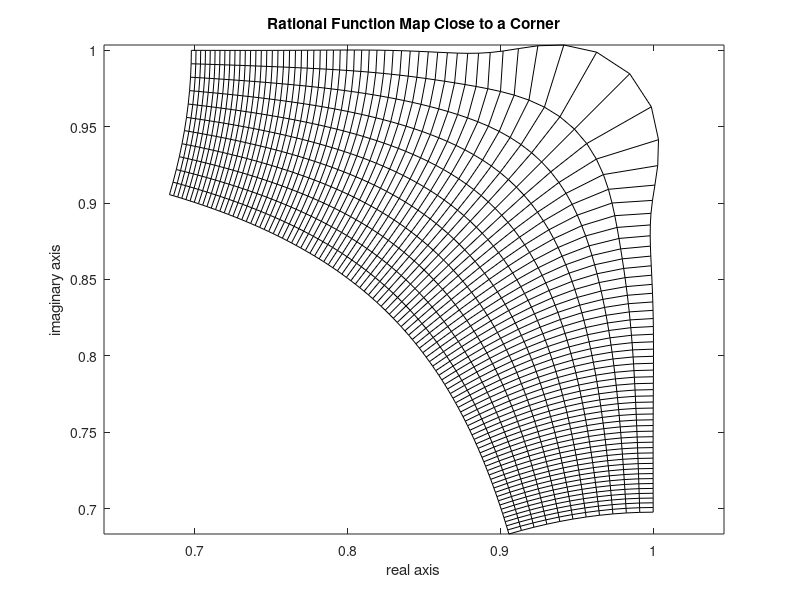

Recreate this plot in MATLAB.
function [ctop,cbot]=makratsq      
% Example:  [ctop,cbot]=makratsq
% ~~~~~~~~~~~~~~~~~~
% Create a rational function map of a unit disk 
% onto a square.
%
% User m functions required: 
%    sqmp, ratcof, raterp

disp(' '); 
disp('RATIONAL FUNCTION MAPPING OF A CIRCULAR');
disp('        DISK ONTO A SQUARE'); disp(' ');
disp('Calculating'); disp(' ');

% Generate boundary points given by the 
% Schwarz-Christoffel transformation
nsc=501; np=401; ntop=10; nbot=10;
z=exp(i*linspace(0,pi/4,np)); 
w=sqmp(nsc,1,1,1,0,45,np);
w=mean(real(w))+i*imag(w); 
z=[z,conj(z)]; w=[w,conj(w)];

% Compute the series coefficients for a 
% rational function fit to the boundary data
[ctop,cbot]=ratcof(z.^4,w./z,ntop,nbot);
ctop=real(ctop); cbot=real(cbot);

% The above calculations produce the following 
% coefficients
% [top,bot]=
%           1.0787    1.4948
%           1.5045    0.1406
%           0.0353   -0.1594
%          -0.1458    0.1751
%           0.1910   -0.1513
%          -0.1797    0.0253
%           0.0489    0.2516
%           0.2595    0.1069
%           0.0945    0.0102
%           0.0068    0.0001

% Generate a polar coordinate grid to describe
% the mapping near the corner of the square. 
% Then evaluate the mapping function.
r1=.95; r2=1; nr=12;
t1=.9*pi/4; t2=1.1*pi/4; nt=101;
[r,th]=meshgrid(linspace(r1,r2,nr), ...
         linspace(t1,t2,nt));
z=r.*exp(i*th); w=z.*raterp(ctop,cbot,z.^4);

% Plot the mapped geometry
close; u=real(w); v=imag(w);
plot(u,v,'k',u',v','k'), axis equal
title('Rational Function Map Close to a Corner');
xlabel('real axis'); ylabel('imaginary axis');
figure(gcf); % print -deps ratsqmap

%==============================================

function [w,b]=sqmp(m,r1,r2,nr,t1,t2,nt)
%
% [w,b]=sqmp(m,r1,r2,nr,t1,t2,nt)
% ~~~~~~~~~~~~~~~~~~~~~~~~~~~~~~~~~
% This function evaluates the conformal 
% mapping produced by the Schwarz-Christoffel 
% transformation w(z) mapping abs(z)<=1 inside
% a square having a side length of two.  The 
% transformation is approximated in series form 
% which converges very slowly near the corners.
% This function is the same as squarmap of
% chapter 2 with no plotting.
%
% m        - number of series terms used
% r1,r2,nr - abs(z) varies from r1 to r2 in 
%            nr steps
% t1,t2,nt - arg(z) varies from t1 to t2 in 
%            nt steps (t1 and t2 are 
%            measured in degrees)
% w        - points approximating the square
% b        - coefficients in the truncated 
%            series expansion which has 
%            the form
%
%            w(z)=sum({j=1:m},b(j)*z*(4*j-3))
%
% User m functions called:  none.
%----------------------------------------------

% Generate polar coordinate grid points for the 
% map. Function linspace generates vectors with 
% equally spaced components.
r=linspace(r1,r2,nr)'; 
t=pi/180*linspace(t1,t2,nt);
z=(r*ones(1,nt)).*(ones(nr,1)*exp(i*t));

% Compute the series coefficients and evaluate 
% the series
k=1:m-1; 
b=cumprod([1,-(k-.75).*(k-.5)./(k.*(k+.25))]);
b=b/sum(b); w=z.*polyval(b(m:-1:1),z.^4);

%==============================================

function [a,b]=ratcof(xdata,ydata,ntop,nbot)
%
% [a,b]=ratcof(xdata,ydata,ntop,nbot)
% ~~~~~~~~~~~~~~~~~~~~~~~~~~~~~~~~~~~
%
% Determine a and b to approximate ydata as 
% a rational function of the variable xdata. 
% The function has the form:
%
%    y(x) = sum(1=>ntop) ( a(j)*x^(j-1) ) /
%         ( 1 + sum(1=>nbot) ( b(j)*x^(j)) )
%
% xdata,ydata - input data vectors (real or 
%               complex)
% ntop,nbot   - number of series terms used in 
%               the numerator and the 
%               denominator.
%
% User m functions called: none
%----------------------------------------------

ydata=ydata(:); xdata=xdata(:); 
m=length(ydata);
if nargin==3, nbot=ntop; end;
x=ones(m,ntop+nbot); x(:,ntop+1)=-ydata.*xdata;
for i=2:ntop, x(:,i)=xdata.*x(:,i-1); end
for i=2:nbot 
  x(:,i+ntop)=xdata.*x(:,i+ntop-1); 
end
ab=pinv(x)*ydata; %ab=x\ydata; 
a=ab(1:ntop); b=ab(ntop+1:ntop+nbot);

%==============================================

function y=raterp(a,b,x)
%
% y=raterp(a,b,x) 
% ~~~~~~~~~~~~~~~
% This function interpolates using coefficients
% from function ratcof.
%
% a,b - polynomial coefficients from function 
%       ratcof
% x   - argument at which function is evaluated
% y   - computed rational function values
%
% User m functions called:  none.
%----------------------------------------------

a=flipud(a(:)); b=flipud(b(:));
y=polyval(a,x)./(1+x.*polyval(b,x));
